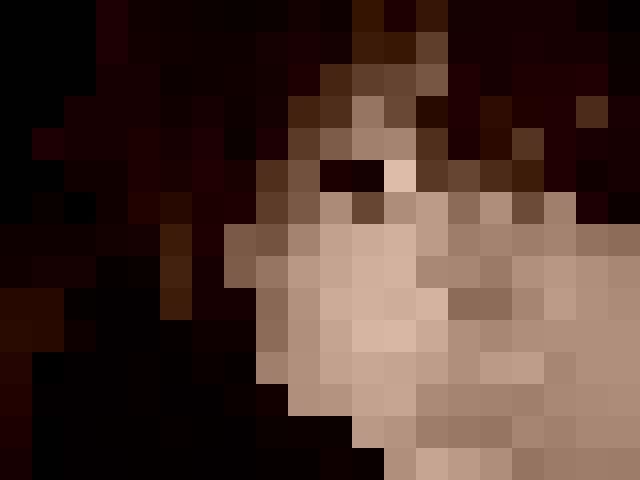
#> input picture pixeled.jpg, 640 x 480 px, given in place of face.jpg, which was not available
$ python mosiac.py
#> lines starting #> are read from the running program, lines starting #| are printed output that depends on the picture; pictures that were not available may be replaced by others from this repository, and a replacement may not be noted
from PIL import Image, ImageDraw
import os
import colorsys

image_dir = 'images/'

#the template iamge
template_file = "face.jpg"
template_img = Image.open(template_file)
#> template_img is the input picture: PIL image 640x480 RGB; mean R, G, B 75.7, 52.6, 44.5
template_width = template_img.size[0]
#> template_width = 640
template_height = template_img.size[1]
#> template_height = 480
template_aspect = float(template_height) / float(template_width)
#> template_aspect = 0.75

#how big we want the mosiac to be
mos_width = 640
mos_height = int(mos_width * template_aspect)
#> mos_height = 480
print("mos height = %d" % mos_height)
#| mos height = 480

#number of photos we want to use across x
x_tiles = 20
y_tiles = int(template_aspect * x_tiles)
#> y_tiles = 15

#sums to work out how many and how big the tiles are
template_tile_width = template_width / x_tiles
#> template_tile_width = 32
mos_tile_width = mos_width / x_tiles

print("mos tile width = %d" % mos_tile_width)

#create a blank image
mos_image = Image.new('RGB',(mos_width,mos_height), "white")
#> mos_image: PIL image 640x480 RGB; every value is 255

#function that returns the average value of a region of pixels
def avg_region(image,box):
    region = image.crop(box)
    colors = region.getcolors(region.size[0]*region.size[1])
    max_occurence, most_present = 0, 0
    for c in colors:
        if c[0] > max_occurence:
            (max_occurence, most_present) = c
    return most_present

#get all the images in our image directory
all_files = os.listdir(image_dir)
num_files = len(all_files)

#new list to store analysed image
analysed = []

#analyse all those images to get the average colour
print("starting analyis")
for file in all_files:
    print("."),
    try:
        img = Image.open(image_dir + file)
        img_width = img.size[0]
#> img_width = 640
        img_height = img.size[1]
#> img_height = 480
        box = ( 0, 0, img_width, img_height)
#> box = (0, 0, 640, 480)
        avg_colour = avg_region(img,box)
#> in avg_region, `colors = region.getcolors(region.size[0]*region.size[1])`: colors = 347 items
#> the loop in avg_region, `for c in colors:` made 347 passes
#> (max_occurence, most_present) on passes 1, 2, 5, 59, 98, 215: (30, (218, 189, 175)), (1024, (211, 178, 159)), (2048, (187, 154, 135)), (3071, (177, 144, 125)), (11169, (176, 143, 124)), (22375, (22, 0, 2))
#> c on passes 3, 4, 6, 7, 8, 9: (1024, (203, 170, 151)), (1023, (195, 162, 143)), (1, (176, 145, 127)), (1, (169, 145, 135)), (2048, (171, 138, 119)), (1024, (163, 130, 111))
#> after the loop in avg_region, `for c in colors:`: max_occurence = 22375
#> avg_colour = (22, 0, 2)
        #get the hue, divide by 255 as this function takes args from 0 to 1

        #add the image and it's main colour to the list
        analysed.append((avg_colour,file))
    except IOError:
        print("skipping %s, couldn't open" % file)


print("")
print("analysed %d files" % len(all_files))

#analysed = sorted(analysed,key=lambda x: x[0])

def get_close_image(target_colour):
    #start large
    closest_match = 1000
    (T_R, T_G, T_B) = target_colour
    for (avg_colour,file) in analysed:
        (R,G,B) = avg_colour
        if abs(T_R-R) + abs(T_G-G) + abs(T_B-B) < closest_match:
            closest_match = abs(T_R-R) + abs(T_G-G) + abs(T_B-B)
            closest_colour = avg_colour
            closest_file = file

    print("closest to %s was %s" % (target_colour, closest_colour))
    return closest_file

#now for all the tiles in the template image
for x_tile in range(x_tiles):
    for y_tile in range(y_tiles):

        #find closest colour
        x = x_tile * template_tile_width
#> x = 0
        y = y_tile * template_tile_width
#> y = 0
        box = (x, y, x+template_tile_width, y+template_tile_width)
#> box = (0, 0, 32, 32)
        avg_colour = avg_region(template_img,box)
#> in avg_region (call 2), `region = image.crop(box)`: region: PIL image 32x32 RGB; every value is 1
#> the loop in avg_region (call 2), `for c in colors:` made 1 pass
#> (max_occurence, most_present) on pass 1: (1024, (1, 1, 1))
#> avg_colour = (1, 1, 1)

        #find an image that matches the hue in our sorted list
        file = get_close_image(avg_colour)
#> in get_close_image, `(T_R, T_G, T_B) = target_colour`: T_R = 1
#> the loop in get_close_image, `for (avg_colour,file) in analysed:` made 1 pass
#> (file, R, G, B, closest_match, closest_file) on pass 1: ('pixeled.jpg', 22, 0, 2, 23, 'pixeled.jpg')
#> after the loop in get_close_image, `for (avg_colour,file) in analysed:`: closest_match = 23
#| closest to (1, 1, 1) was (22, 0, 2)
#> file = 'pixeled.jpg'
        tile = Image.open(image_dir + file)

        #resize it
        tile = tile.resize((mos_tile_width,mos_tile_width))
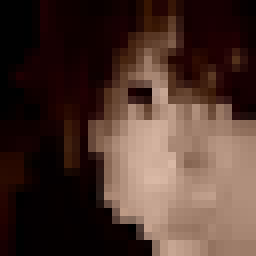
#> tile: PIL image 32x32 RGB (shown 8 times larger); mean R, G, B 75.8, 52.7, 44.6

        #and paste it in
        mx = x_tile * mos_tile_width
        my = y_tile * mos_tile_width
        box=(mx,my,mx+mos_tile_width,my+mos_tile_width)
        try:
            mos_image.paste(tile,box)
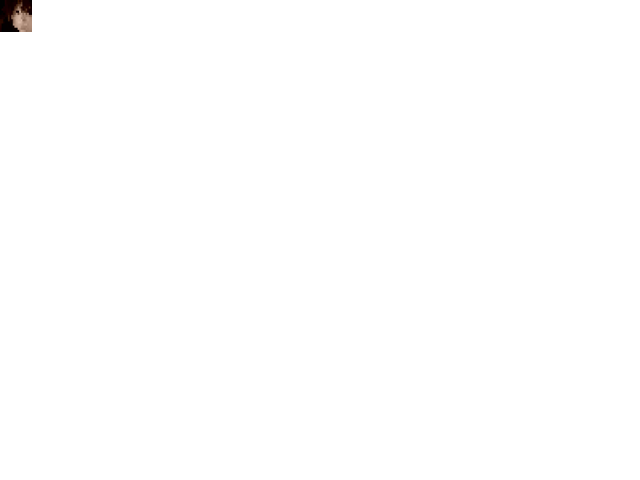
#> mos_image: PIL image 640x480 RGB; mean R, G, B 254.4, 254.3, 254.3
        except ValueError:
            print( box )
            print(tile.size)

#save it!
mos_image.save("mosiac.jpg")
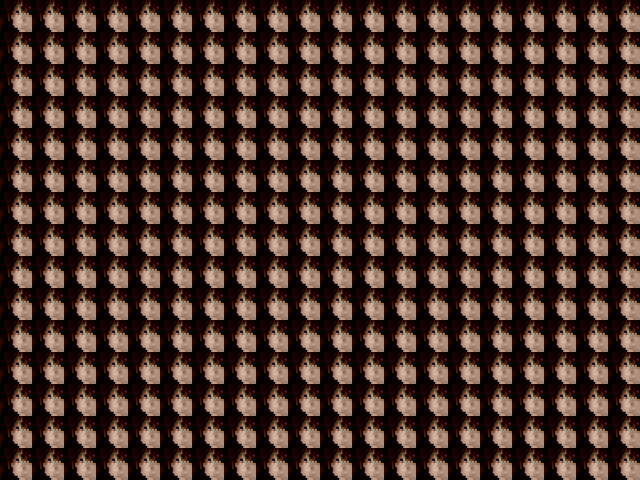
#> saved as mosiac.jpg: PIL image 640x480 RGB; mean R, G, B 75.8, 52.7, 44.6
